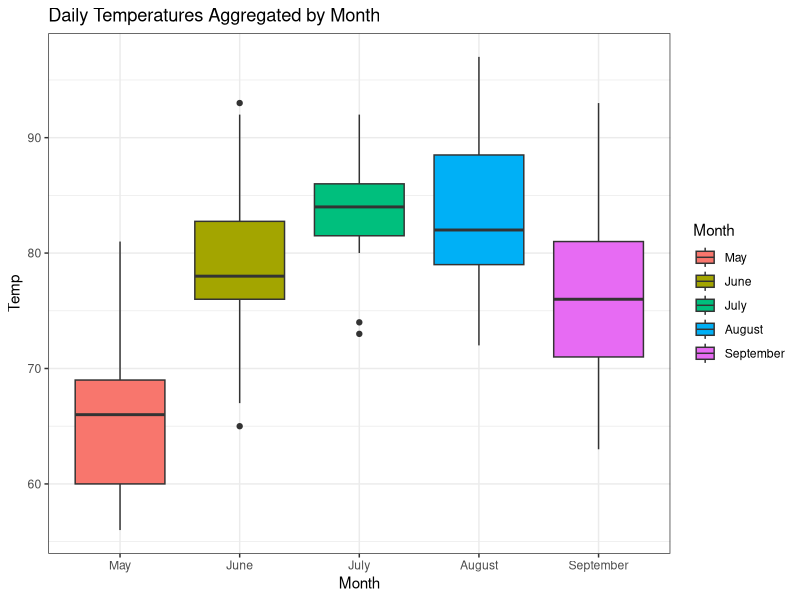
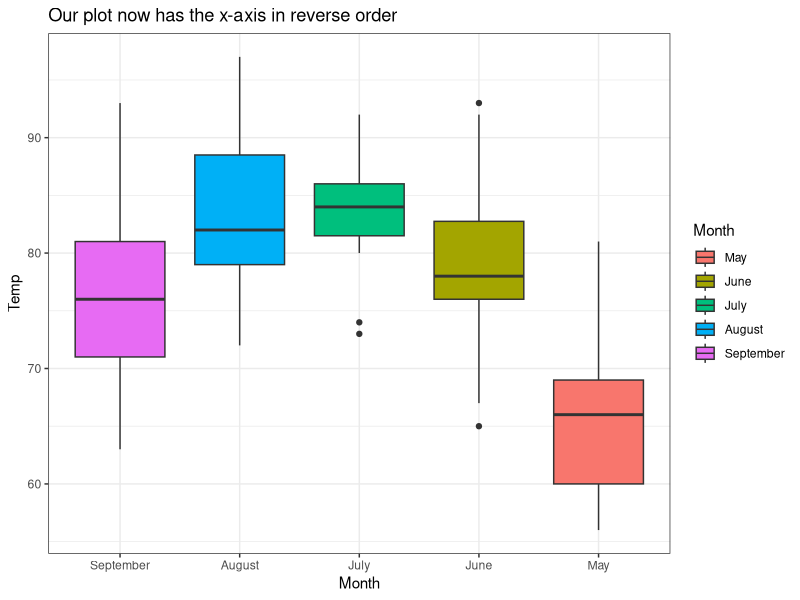
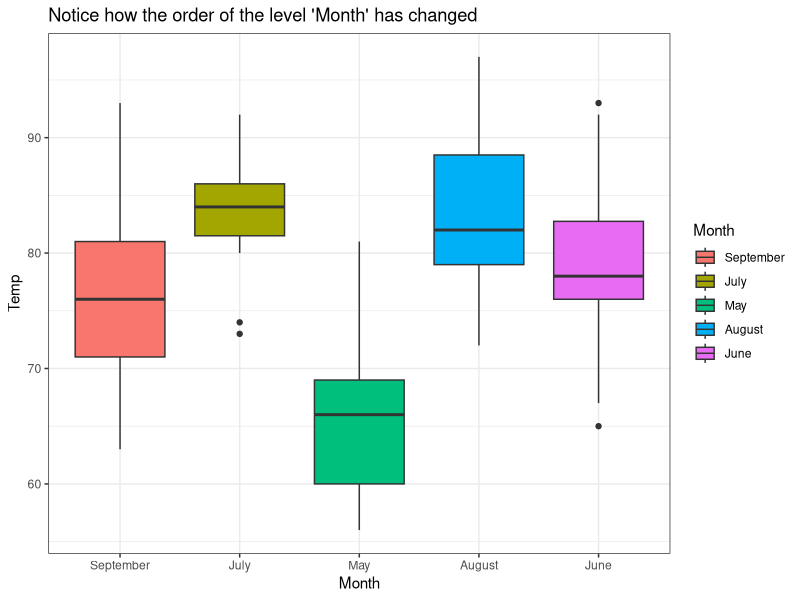
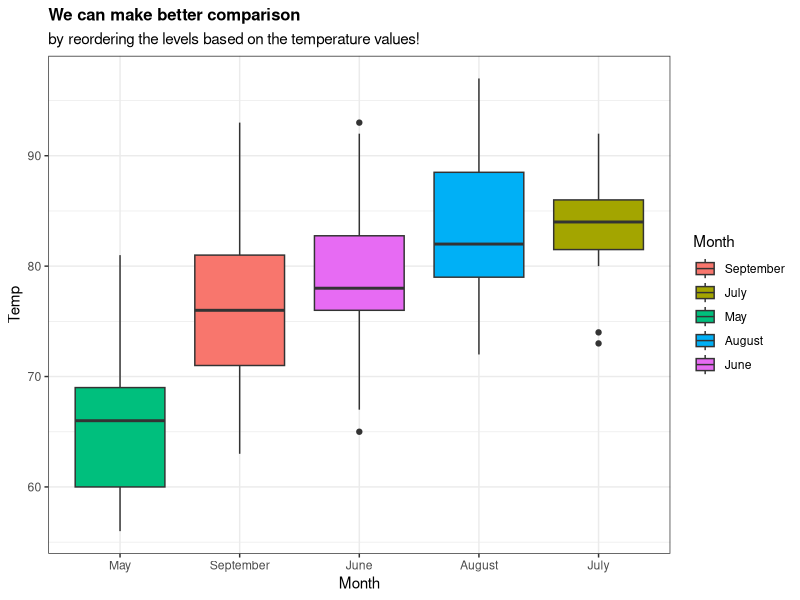

The R source for these figures, in order:
## ---- chunk 1
knitr::opts_chunk$set(warning = F, message = F)
## ---- chunk 2
library(dplyr)
library(ggplot2)
library(forcats)
## ---- chunk 3
# Sử dụng dữ liệu airquality có sẵn trong R
data("airquality")
airquality %>% str
airquality %>% summary
## ---- chunk 4
airquality$Month <- airquality$Month %>% 
  as.factor

airquality$Month %>% class
levels(airquality$Month)
## ---- chunk 5
airquality$Month <- fct_recode(airquality$Month, 
                               May = '5', 
                               June = '6', 
                               July = '7', 
                               August = '8', 
                               September = '9')

levels(airquality$Month)
## ---- chunk 6
library(ggplot2)
airquality %>% 
  ggplot(aes(Month, Temp)) +
  geom_boxplot(aes(fill = Month)) +
  ggtitle(label = "Daily Temperatures Aggregated by Month") +
  theme_bw()
## ---- chunk 7
airquality %>% 
  ggplot(aes(fct_rev(Month), Temp)) +
  geom_boxplot(aes(fill = Month)) +
  labs(x = "Month") +
  ggtitle(label = "Our plot now has the x-axis in reverse order") +
  theme_bw()
## ---- chunk 8
airquality$Month <- fct_relevel(airquality$Month, 'September', 'July', 'May', 'August', 'June')
#Kiểm tra lại thứ tự của factor
levels(airquality$Month)
## ---- chunk 9
airquality %>% 
  ggplot(aes(Month, Temp)) +
  geom_boxplot(aes(fill = Month)) +
  ggtitle(label = "Notice how the order of the level 'Month' has changed") +
  theme_bw()
## ---- chunk 10
airquality %>% 
  ggplot(aes(x = fct_reorder(Month, Temp, .desc = F), y = Temp)) +
  geom_boxplot(aes(fill = Month)) +
  labs(title = "We can make better comparison",
       subtitle = "by reordering the levels based on the temperature values!",
       x = "Month") +
  theme_bw() +
  theme(plot.title = element_text(size = 12, 
                                  face = 'bold'))
